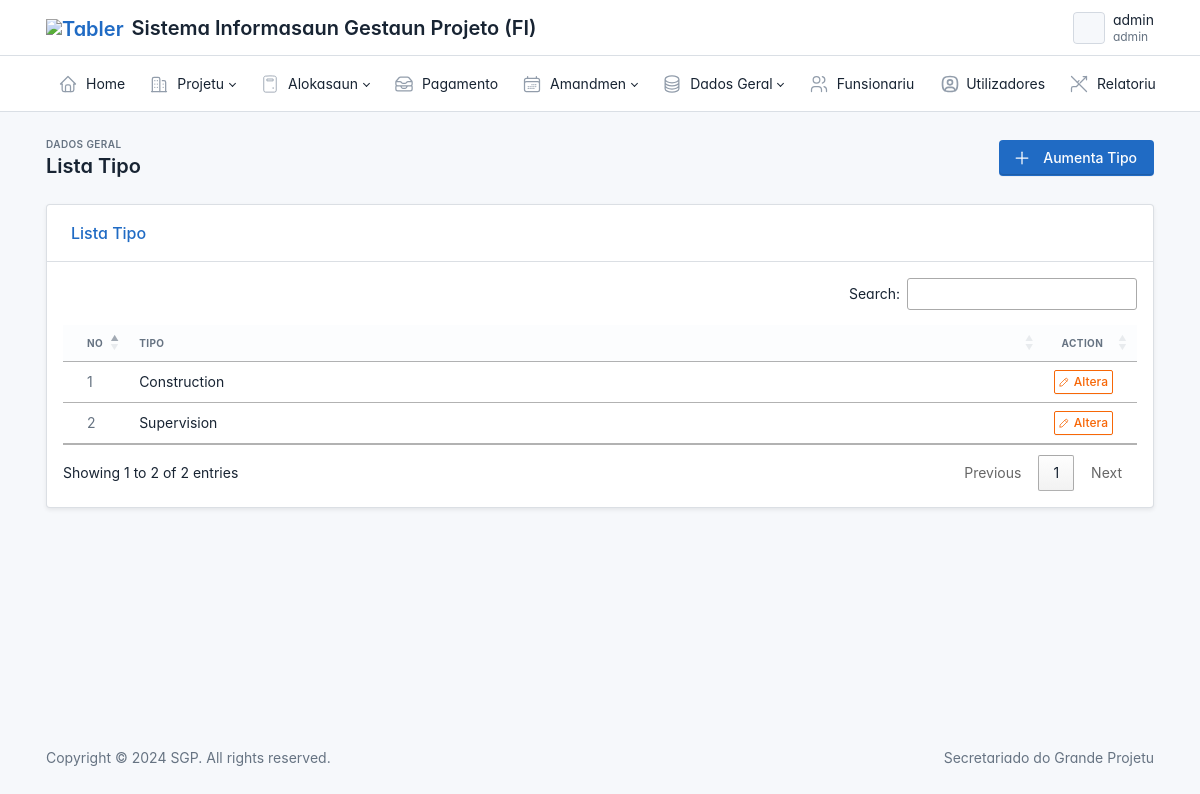
/custom/type/lists/ (signed in), run on an earlier commit of the app's database.
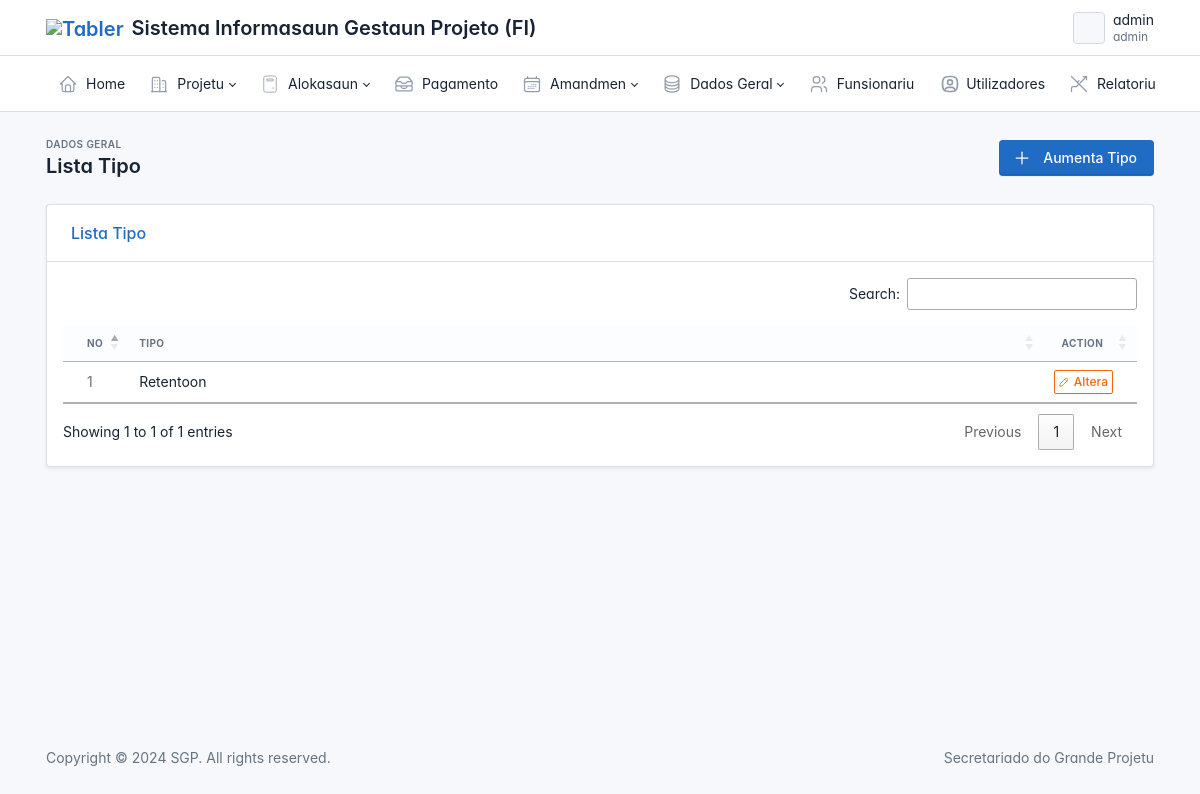
And on a later commit of the database.
### project/models.py (models this page shows, shortened)
class Type(models.Model):
    name = models.CharField(max_length=500, null=True)

### main/decorators.py (the view)
        def wrapper_func(request, *args, **kwargs):
            group = None
            if request.user.groups.all()[0].name:
                group = request.user.groups.all()[0].name
            if group in allow_roles:
                return view_func(request, *args, **kwargs)
            else:
                return render(request, 'layout/403.html')

### custom/forms.py
class TypeForm(forms.ModelForm):
	class Meta:
		model = Type
		fields = ['name']
	def __init__(self, *args, **kwargs):
		super(TypeForm, self).__init__(*args, **kwargs)
		self.helper = FormHelper()
		self.helper.form_method = 'post'
		self.fields['name'].required = True
		self.helper.layout = Layout(
			Row(
				Column('name', css_class='form-group col-md-12 mb-0'),
			),
			HTML("""
                <div class="mt-3">
                    <button class="btn btn-primary" type="submit" title="Save">
                        Save <i class='fa fa-save'></i>
                    </button>
                </div>
            """)
		)

### main/context_processors.py (called while the page is built)
def user_group(request):
    group_name = None
    if request.user.is_authenticated and request.user.groups.exists():
        group_name = request.user.groups.first().name
    return {
        'user_group': group_name
    }

### custom/templates/custom/list2.html (shortened to what this page needs)
{% extends 'layout/base.html' %}
{% load crispy_forms_tags %}
{% block content %}
{% load static %}
<div class="page-wrapper">
    <div class="page-header d-print-none">
        <div class="container-xl">
            <div class="row g-2 align-items-center">
                <div class="col">
                    <div class="page-pretitle">Dados Geral</div>
                    <h2 class="page-title">{{ title }}</h2>
                </div>
                <div class="col-auto ms-auto d-print-none">
                    {% if group != 'director' %}
                    <button class="btn btn-primary d-none d-sm-inline-block" data-bs-toggle="modal" data-bs-target="#modal-add">
                        <svg xmlns="http://www.w3.org/2000/svg" class="icon" width="24" height="24" viewBox="0 0 24 24" stroke-width="2" stroke="currentColor" fill="none" stroke-linecap="round" stroke-linejoin="round"><path stroke="none" d="M0 0h24v24H0z" fill="none"/><path d="M12 5l0 14" /><path d="M5 12l14 0" /></svg>
                        Aumenta {{ topic }}
                    </button>
                    {% endif %}
                </div>
            </div>
        </div>
    </div>
    <div class="page-body">
        <div class="container-xl">
            <div class="card shadow-sm">
                <div class="card-header justify-content-between align-items-center bg-transparent">
                    <h3 class="card-title text-primary font-weight-bold">Lista {{ topic }}</h3>
                </div>
                <div class="card-body p-0">
                    <div id="table-default" class="table-responsive p-3">
                        <table id="myTable" class="table table-vcenter table-hover card-table">
                            <thead>
                                <tr>
                                    <th class="w-1">No</th>
                                    <th>{{ topic }}</th>
                                    <th class="w-1 text-center">Action</th>
                                </tr>
                            </thead>
                            <tbody class="table-tbody">
                                {% for data in data %}
                                <tr>
                                    <td class="text-muted">{{ forloop.counter }}</td>
                                    <td class="font-weight-medium text-dark">
                                        {{ data.name }}
                                    </td>
                                    <td class="text-center">
                                        <button class="btn btn-outline-warning btn-sm"
                                                data-bs-toggle="modal"
                                                data-bs-target="#modal-update-{{ data.id }}">
                                            Altera
                                        </button>
                                    </td>
                                </tr>
                                {% endfor %}
                            </tbody>
                        </table>
                    </div>
                </div>
            </div>
        </div>
    </div>
</div>
{% endblock content %}
{% block script %}
<link rel="stylesheet" href="https://cdn.datatables.net/1.13.7/css/jquery.dataTables.min.css">
<link rel="stylesheet" href="https://cdn.datatables.net/buttons/2.4.2/css/buttons.dataTables.min.css">
{% endblock script %}

What changed in the data, as far as the page shows it:
removed Type: name "Supervision"
changed Type: name "Construction" → "Retentoon"
Also different on the page:
text written by a page script: "Search: Showing 1 to 2 of 2 entries Previous 1 Next" → "Search: Showing 1 to 1 of 1 entries Previous 1 Next"
